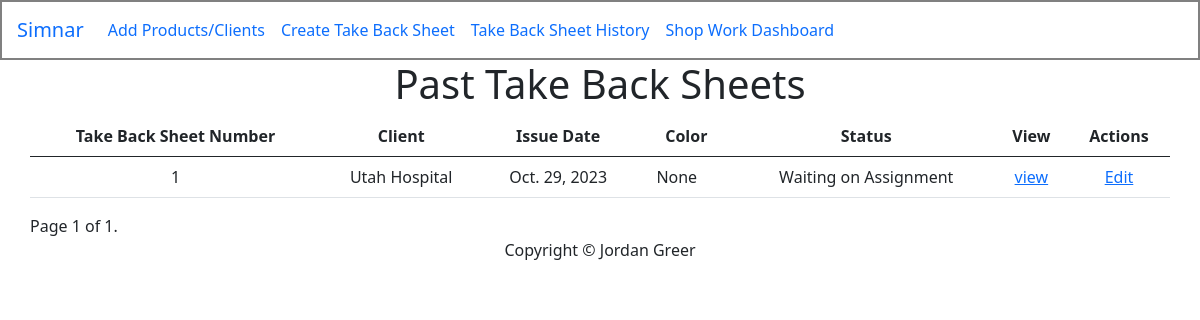
The page /workOrderHistory/ (signed in) on the database its author committed.
### invoice/models.py (models this page shows)
class WorkOrders(models.Model):
    STATUS_CHOICES = [
        ('Waiting_on_Assignment', 'Waiting on Assignment'),
        ('Being_Worked_On', 'Being Worked On'),
        ('Ready', 'Ready'),
        ('Delivered', 'Delivered'),
        ('Rush', 'Rush'),
    ]
    workOrder_num = models.AutoField(primary_key=True)
    client = models.ForeignKey(Client, on_delete=models.CASCADE)
    workOrder_date = models.DateField()
    items = models.ManyToManyField(Product, through='WorkorderItem', blank=True)
    status = models.CharField(max_length=25, choices=STATUS_CHOICES, default="Waiting_on_Assignment")
    created_at = models.DateTimeField(auto_now_add=True)
    is_rush = models.BooleanField(default=False)
    return_by = models.DateField(null=True, default=None)
    quote_required = models.BooleanField(default=False)
    specialInstructions = models.CharField(max_length=250, default="", null=True, blank=True)
    created_by = models.CharField(max_length=100, blank=True, null=True)
    color = models.CharField(max_length=100, blank=True, null=True)
    def __str__(self):
        return str(self.workOrder_num)

class Client(models.Model):
    name = models.CharField(max_length=100)
    email = models.EmailField()
    phone = models.CharField(max_length=20)
    address = models.TextField()
    tax = models.FloatField(max_length=10, default= 0.0)
    created_by = models.CharField(max_length=100, blank=True, null=True)
    tax = models.FloatField(default=0.0)
    def __str__(self):
        return self.name

### trackingCard/views.py (the view)
# urls.py: path("workOrderHistory/", trackingCardViews.workOrderHistory, name="workOrderHistory"),
@login_required(login_url='invoice:loginPage')
def workOrderHistory(request):
    all_workOrders = WorkOrders.objects.order_by('-created_at')  # Ordering by created_at in descending order
    paginator = Paginator(all_workOrders, 10)  # Display 10 invoices per page (you can adjust the number)
    page = request.GET.get('page')
    workOrders = paginator.get_page(page)
    context = {'workOrders': workOrders}
    return render(request, 'tracking/workOrderHistory.html', context)

### trackingCard/templates/tracking/workOrderHistory.html (shortened to what this page needs)
{% extends "base/base.html" %}
{% block content %}
<div class="row">
    <h1>Past Take Back Sheets</h1>
</div>
<div class="row">
    <table class="table">
        <thead>
          <tr>
            <th>Take Back Sheet Number</th>
            <th>Client</th>
            <th>Issue Date</th>
            <th>Color</th>
            <th>Status</th>
            <th>View</th>
            <th>Actions</th>
          </tr>
        </thead>
        <tbody>
          {% for workOrder in workOrders %}
            <tr>
              <td>{{ workOrder.workOrder_num }}</td>
              <td>{{ workOrder.client }}</td>
              <td>{{ workOrder.workOrder_date }}</td>
              <td>
                {{ workOrder.color }}
                <div style="width: 15px; height: 15px; display: inline-block; background-color: {{ workOrder.color }};"></div>
              </td>
              <td>{{ workOrder.get_status_display }}</td>
              <td>
                <a href="{% url 'invoice:workOrderView' workOrder %}">view</a>
              </td>
              <td>
                <a href="{% url 'invoice:addItemsWorkOrder' workOrder.workOrder_num %}" >Edit</a>
              </td>
            </tr>
          {% empty %}
            <tr>
              <td colspan="4">No Take Back Sheets available.</td>
            </tr>
          {% endfor %}
        </tbody>
      </table>
      <div class="pagination">
        <span class="step-links">
          <span class="current-page">
            Page {{ workOrders.number }} of {{ workOrders.paginator.num_pages }}.
          </span>
        </span>
      </div>
</div>
{% endblock %}

### rows shown on the page
WorkOrders: workOrder_num "1", client "Utah Hospital", workOrder_date "Oct. 29, 2023", color "None", status "Waiting on Assignment"

### other values the page prints
{{ workOrders.number }} "1"
{{ workOrders.paginator.num_pages }} "1"
